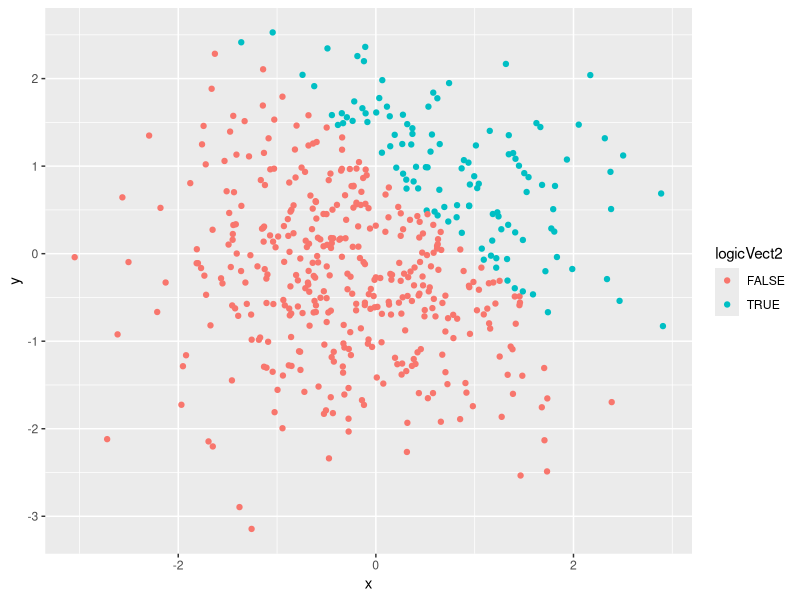

R code for this plot:
## ---- chunk 1
library(tidyverse)
df1 = tibble(
  normSamp = rnorm(8),                     #normal sample
  logicVect1 = normSamp > 0,               #logical
  charVect1 = character(length = 8),       #character
  factorVect1 = factor(c(1,2,3,1,2,3,1,2)) #factor
)
## ---- chunk 2
as.numeric(pull(df1,logicVect1))*pull(df1,normSamp)
as.factor(pull(df1,logicVect1))*pull(df1,normSamp)
as.numeric(as.factor(pull(df1,logicVect1)))*pull(df1,normSamp)
## ---- chunk 3
df2 = tibble(
  x = rnorm(500),
  y = rnorm(500),
  logicVect2 = (x + y) > 1,
  numerVect2 = as.numeric(logicVect2),
  factorVect2 = as.factor(logicVect2)
)
## ---- chunk 4
ggplot(df2, aes(x = x,y = y, color=logicVect2)) + geom_point()
